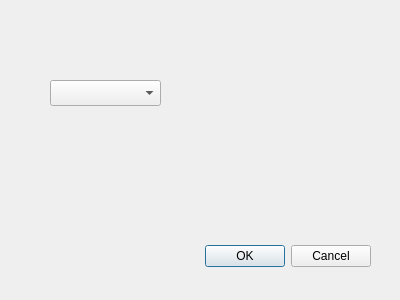
<?xml version="1.0" encoding="UTF-8"?>
<ui version="4.0">
 <class>OptionsDialog</class>
 <widget class="QDialog" name="OptionsDialog">
  <property name="geometry">
   <rect>
    <x>0</x>
    <y>0</y>
    <width>400</width>
    <height>300</height>
   </rect>
  </property>
  <property name="windowTitle">
   <string>Dialog</string>
  </property>
  <widget class="QDialogButtonBox" name="buttonBox">
   <property name="geometry">
    <rect>
     <x>30</x>
     <y>240</y>
     <width>341</width>
     <height>32</height>
    </rect>
   </property>
   <property name="orientation">
    <enum>Qt::Horizontal</enum>
   </property>
   <property name="standardButtons">
    <set>QDialogButtonBox::Cancel|QDialogButtonBox::Ok</set>
   </property>
  </widget>
  <widget class="QComboBox" name="comboBox_Colors">
   <property name="geometry">
    <rect>
     <x>50</x>
     <y>80</y>
     <width>111</width>
     <height>26</height>
    </rect>
   </property>
  </widget>
 </widget>
 <resources/>
 <connections>
  <connection>
   <sender>buttonBox</sender>
   <signal>accepted()</signal>
   <receiver>OptionsDialog</receiver>
   <slot>accept()</slot>
   <hints>
    <hint type="sourcelabel">
     <x>248</x>
     <y>254</y>
    </hint>
    <hint type="destinationlabel">
     <x>157</x>
     <y>274</y>
    </hint>
   </hints>
  </connection>
  <connection>
   <sender>buttonBox</sender>
   <signal>rejected()</signal>
   <receiver>OptionsDialog</receiver>
   <slot>reject()</slot>
   <hints>
    <hint type="sourcelabel">
     <x>316</x>
     <y>260</y>
    </hint>
    <hint type="destinationlabel">
     <x>286</x>
     <y>274</y>
    </hint>
   </hints>
  </connection>
 </connections>
</ui>
